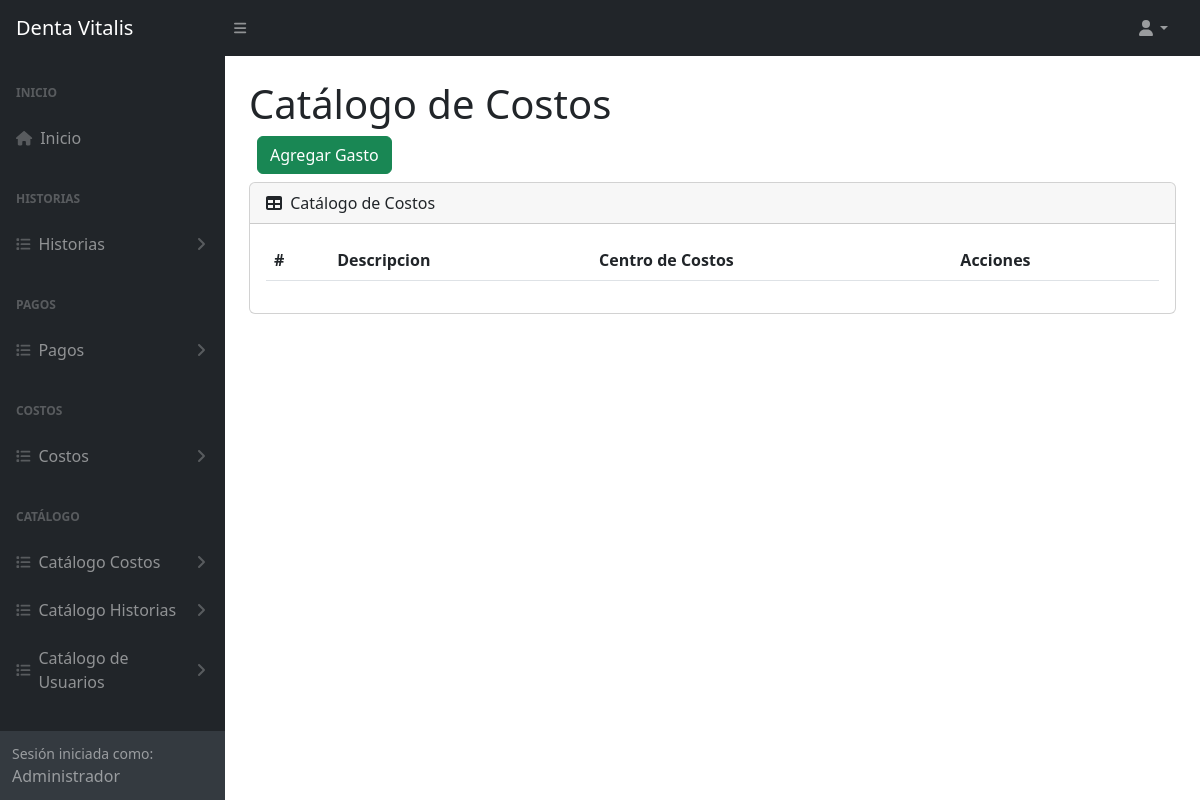
The page /gastos (signed in) on the database as committed earlier.
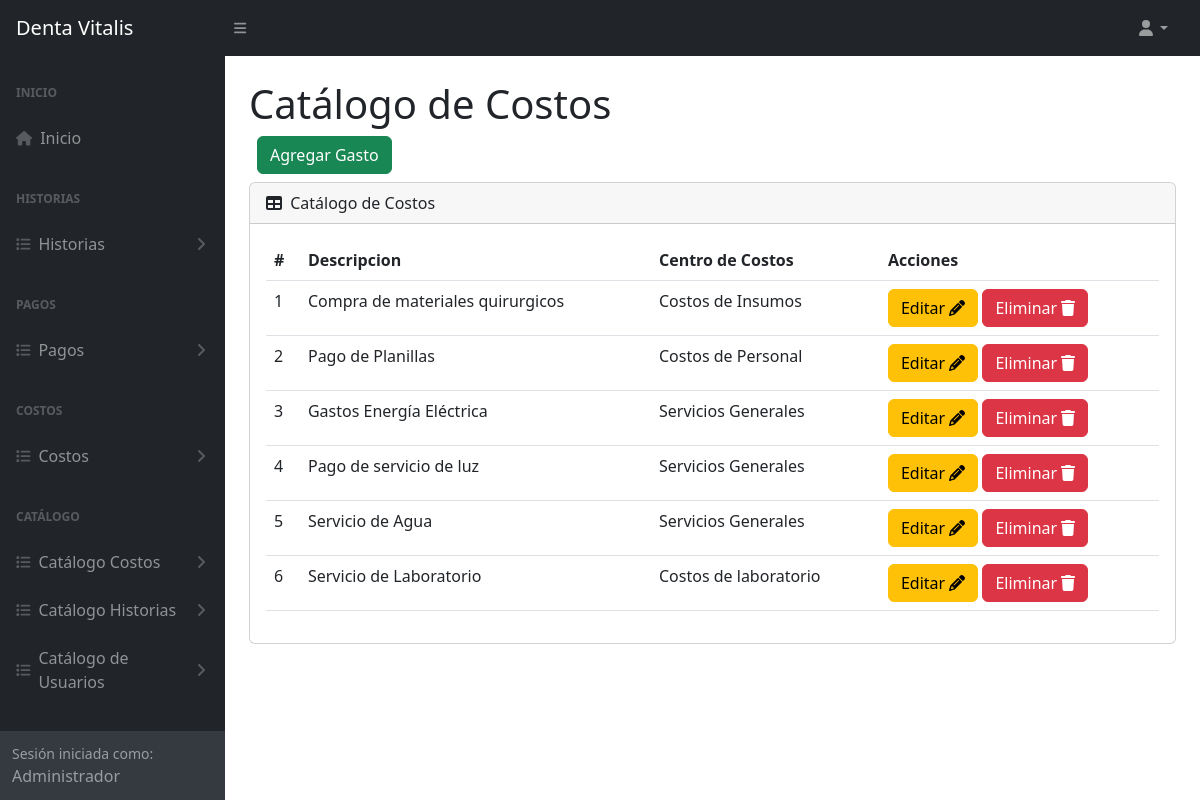
The same page on the database as committed later.
### tables this page shows
CREATE TABLE `tba_gasto`  (
  `IdGasto` int NOT NULL AUTO_INCREMENT,
  `IdCentroCostos` int NOT NULL,
  `NombreGasto` varchar(150) NOT NULL,
  `FechaCreacion` datetime NOT NULL,
  `FechaActualizacion` datetime NOT NULL,
  PRIMARY KEY (`IdGasto`) USING BTREE,
  INDEX `tba_gasto_fkcentrocostos`(`IdCentroCostos`) USING BTREE,
  CONSTRAINT `tba_gasto_fkcentrocostos` FOREIGN KEY (`IdCentroCostos`) REFERENCES `tba_centrocostos` (`IdCentroCostos`) ON DELETE RESTRICT ON UPDATE RESTRICT
);

CREATE TABLE `tba_centrocostos`  (
  `IdCentroCostos` int NOT NULL AUTO_INCREMENT,
  `DescripcionCentro` varchar(100) NOT NULL,
  `FechaCreacion` datetime NOT NULL,
  `FechaActualizacion` datetime NOT NULL,
  PRIMARY KEY (`IdCentroCostos`) USING BTREE
);

### controller/plantilla.controller.php (called while the page is built)
<?php
class ControllerPlantilla
{
  static public function ctrPlantilla()
  {
    include "view/plantilla.php";
  }
}

### index.php (called while the page is built, shortened)
<?php
require_once "controller/plantilla.controller.php";
require_once "controller/gastos.controller.php";
require_once "controller/pagos.controller.php";
require_once "model/gastos.model.php";
$plantilla = new ControllerPlantilla();
$plantilla -> ctrPlantilla();

### controller/gastos.controller.php (called while the page is built, shortened)
<?php
class ControllerGastos
{
  public static function ctrMostrarGastos()
  {
    $tabla = "tba_gasto";
    $listaGastos = ModelGastos::mdlMostrarGastos($tabla);
    return $listaGastos;
  }
}

### model/conexion.php (called while the page is built)
<?php
class Conexion
{
  static public function conn()
  {
    $link = new PDO("mysql:host=localhost;dbname=db_dentavitalis","root","");
		$link->exec("set names utf8");
		return $link;
  }
}

### model/gastos.model.php (called while the page is built, shortened)
<?php
require_once "conexion.php";
class ModelGastos
{
  public static function mdlMostrarGastos($tabla)
  {
    $statement = Conexion::conn()->prepare("SELECT tba_gasto.IdGasto, tba_gasto.NombreGasto, tba_gasto.IdCentroCostos, tba_centrocostos.DescripcionCentro FROM $tabla INNER JOIN tba_centrocostos ON tba_gasto.IdCentroCostos = tba_centrocostos.IdCentroCostos ORDER BY IdGasto DESC");
    $statement -> execute();
    return $statement -> fetchAll();
  }
}

### view/modules/gastos.php (the view, shortened to what this page needs)
</div>
        </div>
        <div class="sb-sidenav-footer">
          <div class="small">Sesión iniciada como:</div>
          <?php echo $_SESSION["nombreUsuario"] ?>
        </div>
      </nav>
    </div>
    <div id="layoutSidenav_content">
      <main class="bg">
        <div class="container-fluid px-4">
          <h1 class="mt-4">Catálogo de Costos</h1>
          <div class="d-flex m-2">
            <button type="button" class="btn btn-success" data-bs-toggle="modal" data-bs-target="#modalAgregarGasto">
              Agregar Gasto
            </button>
          </div>
          <div class="card mb-4">
            <div class="card-header">
              <i class="fas fa-table me-1"></i>
              Catálogo de Costos
            </div>
            <div class="card-body">
              <table id="datatablesSimple" class="data-table-Gasto table">
                <thead>
                  <tr>
                    <th>#</th>
                    <th>Descripcion</th>
                    <th>Centro de Costos</th>
                    <th>Acciones</th>
                  </tr>
                </thead>
                <tbody>
                  <?php
                  $listaGastos = ControllerGastos::ctrMostrarGastos();
                  foreach ($listaGastos as $key => $value)
                  {
                    echo
                    '<tr>
                      <td>'.($key + 1).'</td>
                      <td>'.$value["NombreGasto"].'</td>
                      <td>'.$value["DescripcionCentro"].'</td>
                      <td>
                        <button class="btn btn-warning btnEditarGasto" codGasto="'.$value["IdGasto"].'" data-bs-toggle="modal" data-bs-target="#modalEditarGasto">Editar <i class="fa-solid fa-pencil"></i></button>
                        <button class="btn btn-danger btnEliminarGasto" codGasto="'.$value["IdGasto"].'">Eliminar <i class="fa-solid fa-trash"></i></button>
                      </td>
                    </tr>';
                  }
                  ?>
                </tbody>
              </table>
            </div>
          </div>
        </div>
      </main>
    </div>
  </div>

Rows that differ between the two databases and show on the page:
added tba_gasto: NombreGasto "Compra de materiales quirurgicos", IdCentroCostos.DescripcionCentro "Costos de Insumos"
added tba_gasto: NombreGasto "Pago de Planillas", IdCentroCostos.DescripcionCentro "Costos de Personal"
added tba_gasto: NombreGasto "Gastos Energía Eléctrica", IdCentroCostos.DescripcionCentro "Servicios Generales"
added tba_gasto: NombreGasto "Pago de servicio de luz", IdCentroCostos.DescripcionCentro "Servicios Generales"
added tba_gasto: NombreGasto "Servicio de Agua", IdCentroCostos.DescripcionCentro "Servicios Generales"
added tba_gasto: NombreGasto "Servicio de Laboratorio", IdCentroCostos.DescripcionCentro "Costos de laboratorio"
